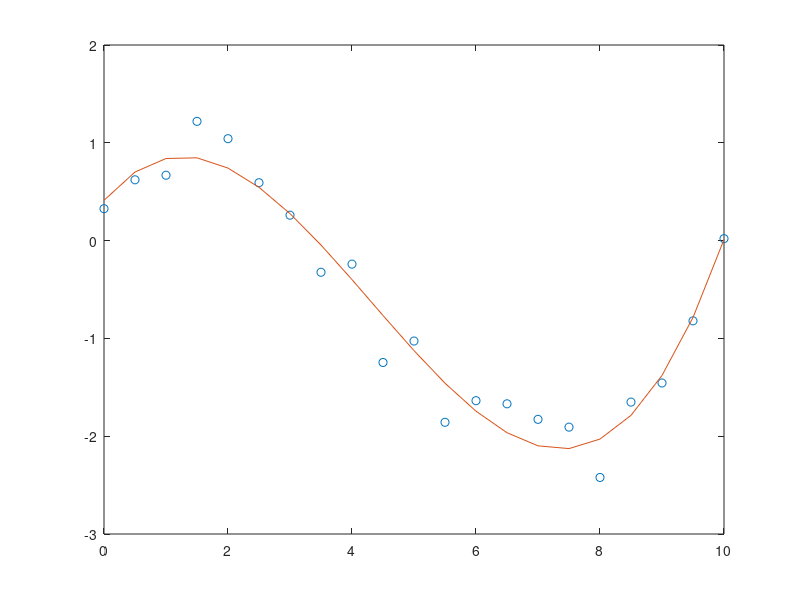
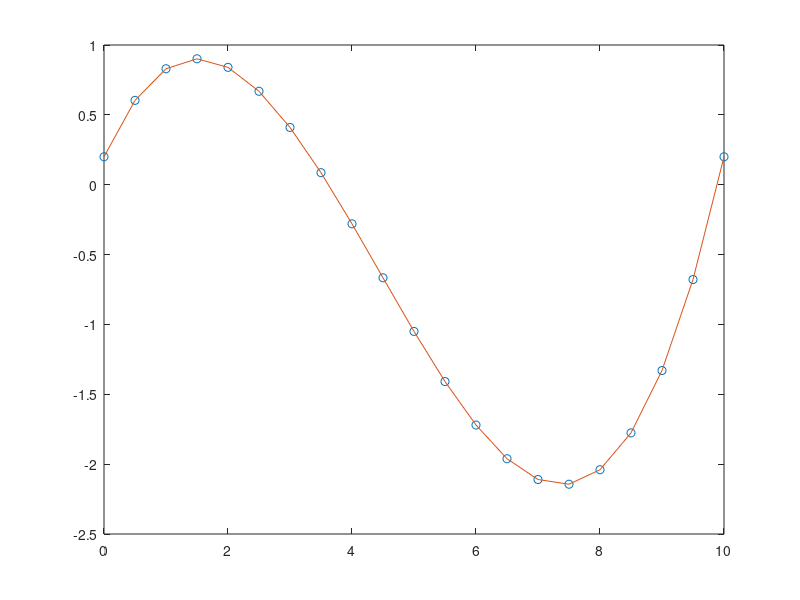

The MATLAB script that drew these images, in order:
% a simple curve fitting script
x = [0:0.5:10]';
y = 0.03 * x.^3 - 0.4 * x.^2 + x + 0.2 + normrnd(0, 0.3, size(x));
figure(1)
plot(x,y,'o')
hold on;

m = size (x,1);

X = [ones(m,1),x,x.^2,x.^3];
w = inv(X'*X)*X'*y;
prediction = X*w;

plot(x,prediction)
hold off;


x = [0:0.5:10]';
y = 0.03 * x.^3 - 0.4 * x.^2 + x + 0.2 ;
figure(2)
plot(x,y,'o')
hold on;

m = size (x,1);

X = [ones(m,1),x,x.^2,x.^3];
w = inv(X'*X)*X'*y;
prediction = X*w;

plot(x,prediction)
hold off;